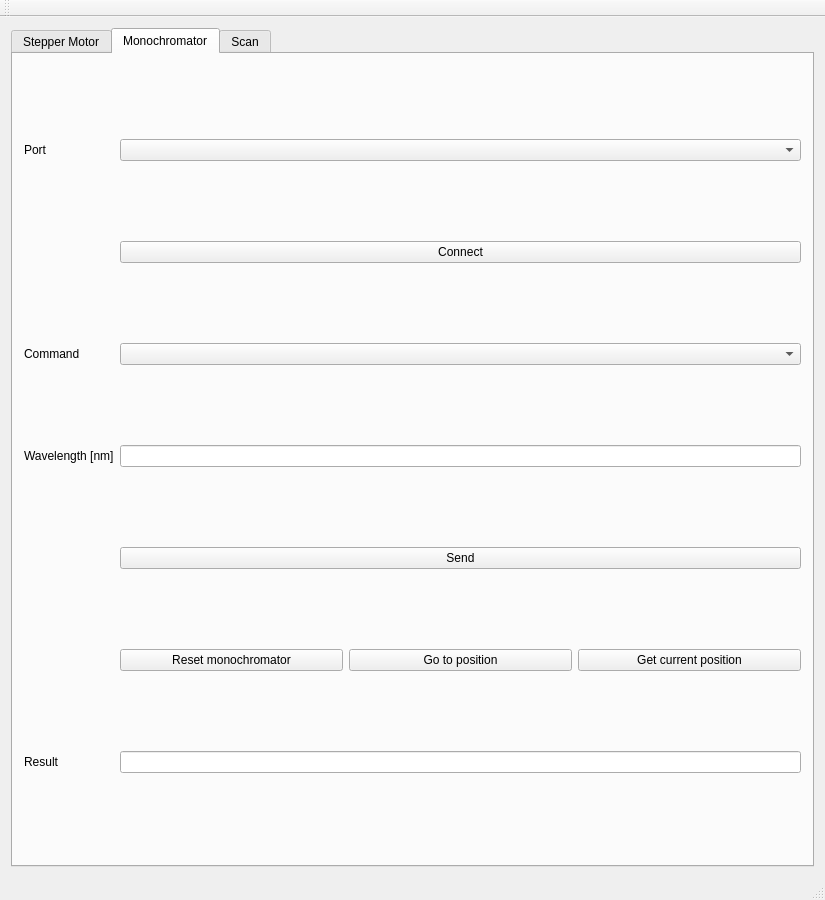
<?xml version="1.0" encoding="UTF-8"?>
<ui version="4.0">
 <class>MainWindow</class>
 <widget class="QMainWindow" name="MainWindow">
  <property name="geometry">
   <rect>
    <x>0</x>
    <y>0</y>
    <width>825</width>
    <height>900</height>
   </rect>
  </property>
  <property name="windowTitle">
   <string>MainWindow</string>
  </property>
  <widget class="QWidget" name="centralWidget">
   <layout class="QGridLayout" name="gridLayout">
    <item row="0" column="0">
     <widget class="QTabWidget" name="monoConnections">
      <property name="currentIndex">
       <number>1</number>
      </property>
      <widget class="QWidget" name="tab">
       <attribute name="title">
        <string>Stepper Motor</string>
       </attribute>
       <layout class="QGridLayout" name="gridLayout_2">
        <item row="2" column="0">
         <widget class="QLabel" name="label_6">
          <property name="text">
           <string>Command</string>
          </property>
         </widget>
        </item>
        <item row="0" column="2">
         <widget class="QComboBox" name="stepper_connections"/>
        </item>
        <item row="0" column="0">
         <widget class="QLabel" name="label_2">
          <property name="text">
           <string>Port</string>
          </property>
         </widget>
        </item>
        <item row="5" column="2">
         <widget class="QLineEdit" name="stepper_result"/>
        </item>
        <item row="4" column="2">
         <widget class="QPushButton" name="Send_Data_Stepper">
          <property name="text">
           <string>Send</string>
          </property>
         </widget>
        </item>
        <item row="1" column="2">
         <widget class="QPushButton" name="connect_stepper">
          <property name="text">
           <string>Connect</string>
          </property>
         </widget>
        </item>
        <item row="5" column="0">
         <widget class="QLabel" name="label_5">
          <property name="text">
           <string>Result</string>
          </property>
         </widget>
        </item>
        <item row="2" column="2">
         <widget class="QComboBox" name="stepper_command"/>
        </item>
        <item row="3" column="2">
         <layout class="QHBoxLayout" name="horizontalLayout">
          <item>
           <widget class="QLineEdit" name="Stepper_Value_1"/>
          </item>
         </layout>
        </item>
        <item row="3" column="0">
         <widget class="QLabel" name="label_8">
          <property name="text">
           <string>Additional values</string>
          </property>
         </widget>
        </item>
       </layout>
      </widget>
      <widget class="QWidget" name="tab_2">
       <attribute name="title">
        <string>Monochromator</string>
       </attribute>
       <layout class="QGridLayout" name="gridLayout_4">
        <item row="0" column="0">
         <widget class="QLabel" name="label">
          <property name="text">
           <string>Port</string>
          </property>
         </widget>
        </item>
        <item row="0" column="1">
         <widget class="QComboBox" name="mono_Connections"/>
        </item>
        <item row="1" column="1">
         <widget class="QPushButton" name="connectMono">
          <property name="text">
           <string>Connect</string>
          </property>
         </widget>
        </item>
        <item row="2" column="0">
         <widget class="QLabel" name="label_4">
          <property name="text">
           <string>Command</string>
          </property>
         </widget>
        </item>
        <item row="2" column="1">
         <widget class="QComboBox" name="mono_command"/>
        </item>
        <item row="3" column="0">
         <widget class="QLabel" name="label_9">
          <property name="text">
           <string>Wavelength [nm]</string>
          </property>
         </widget>
        </item>
        <item row="3" column="1">
         <layout class="QHBoxLayout" name="horizontalLayout_2">
          <item>
           <widget class="QLineEdit" name="Mono_Value_1"/>
          </item>
         </layout>
        </item>
        <item row="4" column="1">
         <widget class="QPushButton" name="Send_Data_Mono">
          <property name="text">
           <string>Send</string>
          </property>
         </widget>
        </item>
        <item row="5" column="0">
         <widget class="QLabel" name="label_3">
          <property name="text">
           <string/>
          </property>
         </widget>
        </item>
        <item row="5" column="1">
         <layout class="QHBoxLayout" name="horizontalLayout_4">
          <item>
           <widget class="QPushButton" name="ResetMono">
            <property name="text">
             <string>Reset monochromator</string>
            </property>
           </widget>
          </item>
          <item>
           <widget class="QPushButton" name="GotoPositionButton">
            <property name="text">
             <string>Go to position</string>
            </property>
           </widget>
          </item>
          <item>
           <widget class="QPushButton" name="curPosMono">
            <property name="text">
             <string>Get current position</string>
            </property>
           </widget>
          </item>
         </layout>
        </item>
        <item row="6" column="0">
         <widget class="QLabel" name="label_7">
          <property name="text">
           <string>Result</string>
          </property>
         </widget>
        </item>
        <item row="6" column="1">
         <widget class="QLineEdit" name="mono_result"/>
        </item>
       </layout>
      </widget>
      <widget class="QWidget" name="Scan">
       <attribute name="title">
        <string>Scan</string>
       </attribute>
       <layout class="QGridLayout" name="gridLayout_3">
        <item row="1" column="0">
         <widget class="QwtPlot" name="resultPlot"/>
        </item>
        <item row="0" column="0">
         <layout class="QFormLayout" name="formLayout">
          <property name="fieldGrowthPolicy">
           <enum>QFormLayout::AllNonFixedFieldsGrow</enum>
          </property>
          <item row="0" column="0">
           <widget class="QLabel" name="label_10">
            <property name="text">
             <string>Start wave length [nm]</string>
            </property>
           </widget>
          </item>
          <item row="0" column="1">
           <widget class="QLineEdit" name="startValue"/>
          </item>
          <item row="1" column="0">
           <widget class="QLabel" name="label_11">
            <property name="text">
             <string>Stop wave length [nm]</string>
            </property>
           </widget>
          </item>
          <item row="1" column="1">
           <widget class="QLineEdit" name="stopValue"/>
          </item>
          <item row="2" column="0">
           <widget class="QLabel" name="label_13">
            <property name="text">
             <string>Min. stepper position [mm]</string>
            </property>
           </widget>
          </item>
          <item row="2" column="1">
           <widget class="QLineEdit" name="minPos"/>
          </item>
          <item row="4" column="0">
           <widget class="QLabel" name="label_14">
            <property name="text">
             <string>Max. stepper position [mm]</string>
            </property>
           </widget>
          </item>
          <item row="4" column="1">
           <widget class="QLineEdit" name="maxPos"/>
          </item>
          <item row="8" column="0">
           <widget class="QLabel" name="label_12">
            <property name="text">
             <string/>
            </property>
           </widget>
          </item>
          <item row="8" column="1">
           <widget class="QPushButton" name="startScan">
            <property name="text">
             <string>Start measurement</string>
            </property>
           </widget>
          </item>
          <item row="10" column="1">
           <widget class="QPushButton" name="MovStopped">
            <property name="text">
             <string>MovementStopped</string>
            </property>
           </widget>
          </item>
          <item row="11" column="1">
           <widget class="QPushButton" name="FullScan">
            <property name="text">
             <string>Do full scan</string>
            </property>
           </widget>
          </item>
          <item row="7" column="1">
           <layout class="QHBoxLayout" name="horizontalLayout_3">
            <item>
             <widget class="QLabel" name="label_16">
              <property name="text">
               <string>Steps</string>
              </property>
             </widget>
            </item>
            <item>
             <widget class="QLineEdit" name="num_steps"/>
            </item>
            <item>
             <widget class="QLabel" name="label_15">
              <property name="text">
               <string>Stepsize</string>
              </property>
             </widget>
            </item>
            <item>
             <widget class="QLineEdit" name="size_steps"/>
            </item>
           </layout>
          </item>
          <item row="3" column="1">
           <widget class="QLabel" name="min_out_of_range">
            <property name="text">
             <string>TextLabel</string>
            </property>
           </widget>
          </item>
          <item row="5" column="1">
           <widget class="QLabel" name="max_out_of_range">
            <property name="text">
             <string>TextLabel</string>
            </property>
           </widget>
          </item>
          <item row="6" column="1">
           <widget class="QLineEdit" name="curWL">
            <property name="readOnly">
             <bool>true</bool>
            </property>
           </widget>
          </item>
          <item row="6" column="0">
           <widget class="QLabel" name="label_17">
            <property name="text">
             <string>Current wavelenght [nm]</string>
            </property>
           </widget>
          </item>
         </layout>
        </item>
        <item row="2" column="0">
         <widget class="QProgressBar" name="scanProgress">
          <property name="value">
           <number>24</number>
          </property>
         </widget>
        </item>
       </layout>
      </widget>
     </widget>
    </item>
   </layout>
  </widget>
  <widget class="QMenuBar" name="menuBar">
   <property name="geometry">
    <rect>
     <x>0</x>
     <y>0</y>
     <width>825</width>
     <height>20</height>
    </rect>
   </property>
  </widget>
  <widget class="QToolBar" name="mainToolBar">
   <attribute name="toolBarArea">
    <enum>TopToolBarArea</enum>
   </attribute>
   <attribute name="toolBarBreak">
    <bool>false</bool>
   </attribute>
  </widget>
  <widget class="QStatusBar" name="statusBar"/>
 </widget>
 <layoutdefault spacing="6" margin="11"/>
 <customwidgets>
  <customwidget>
   <class>QwtPlot</class>
   <extends>QFrame</extends>
   <header>qwt_plot.h</header>
  </customwidget>
 </customwidgets>
 <resources/>
 <connections/>
</ui>
